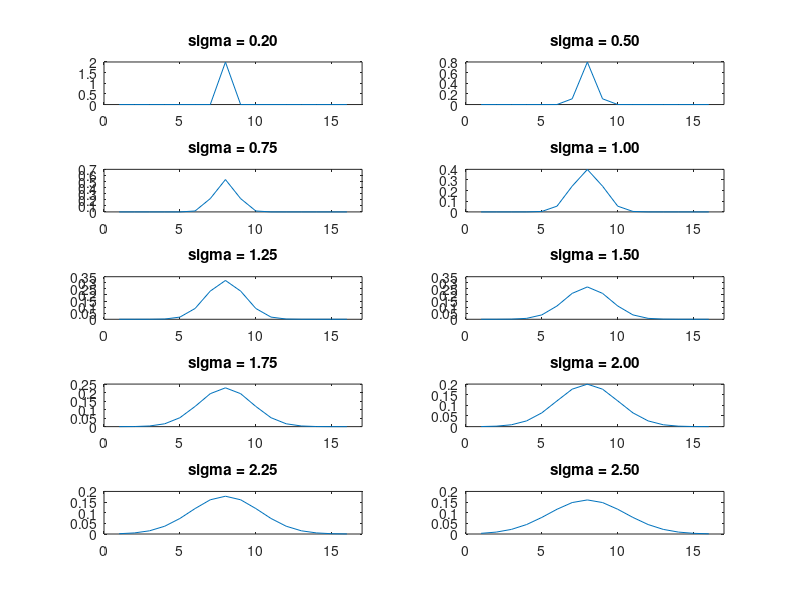

This chart was generated by the following MATLAB code: (Note: this script raises an error after producing the figure.)
%%%%%%%%%% K. Garner - generating random numbers with mu and probs for
%%%%%%%%%% worlds
clear all
sigmas = [0.2, 0.5, 0.75, 1, 1.25, 1.5, 1.75, 2, 2.25, 2.5];
mu = 8;


out_dists = {};
t_dists = {};
for i = 1:length(sigmas)
    out_dists{i} = makedist('normal', 'mu', mu, 'sigma', sigmas(i));
    t_dists{i} = truncate(out_dists{i}, 1, 16);
end

x = 1:16;
h = {};% 16 bins
figure;
for i = 1:length(sigmas)
    subplot(5, 2, i);
    h{i} = plot(x, pdf(t_dists{i},x));
    title(sprintf('sigma = %.2f', sigmas(i)));
    xlim([0, 17]);
end

%%%%% now I have the y's, I'll generate binomial distribution using the
%%%%% probabilities frm the difference distributions, and then I'll make
%%%%% histograms - I will also add a small amount of noise to each one so
%%%%% that all locations have at least one occurrence
%%%%% subsequently removing noise
size_freqs = 100;
outhists = zeros(length(sigmas), 16);
figure;
hists={};
probs = zeros(length(sigmas), 16);
for i = 1:length(sigmas)
    
    probs(i, :) = h{i}.YData;
    probs(i,:) =  probs(i,:)./sum(probs(i,:));
    outhists(i, :) = mnrnd(size_freqs, probs(i,:));
    subplot(5, 2, i);
    hists{i} = bar(x, outhists(i,:));
    title(sprintf('sigma = %.2f', sigmas(i)));
    ylim([0, 40]);
   % xlim([0, 17]);
     
end

%%%%% now draw 20 random samples of 100 trials from the 'worlds' and see if the
%%%%% coefficient of variation is different between the two

%%%%% first trying w sd .5 and 1.5 (adding some noise)
small = mnrnd(100, probs(2,:), 20) + randi(20,20,16);
lrge  = mnrnd(100, probs(7,:), 20) + randi(20,20,16);

coeff_var_small = var(small, 0, 2)./mean(small,2);
coeff_var_lrge  = var(lrge,  0, 2)./mean(lrge,2);
[h,p,ci,stats] = ttest(coeff_var_small, coeff_var_lrge);

%%%%% going with .5 & 2 (probs 1 & 7) - with no noise
% probs_cert_world = probs(2,:);
% save('probs_cert_world_v2', 'probs_cert_world');
% 
% probs_uncert_world = probs(7,:);
% save('probs_uncert_world_v2', 'probs_uncert_world');

%%%%% manually defining probs for certain world
probs_cert_world = zeros(1, 16);
probs_cert_world(1:4) = [.25, .25, .25, .25];
probs_uncert_world = zeros(1, 16);
probs_uncert_world(1:12) = repmat(1/12, 1, 12);
save('probs_cert_world_v2', 'probs_cert_world');
save('probs_uncert_world_v2', 'probs_uncert_world');
